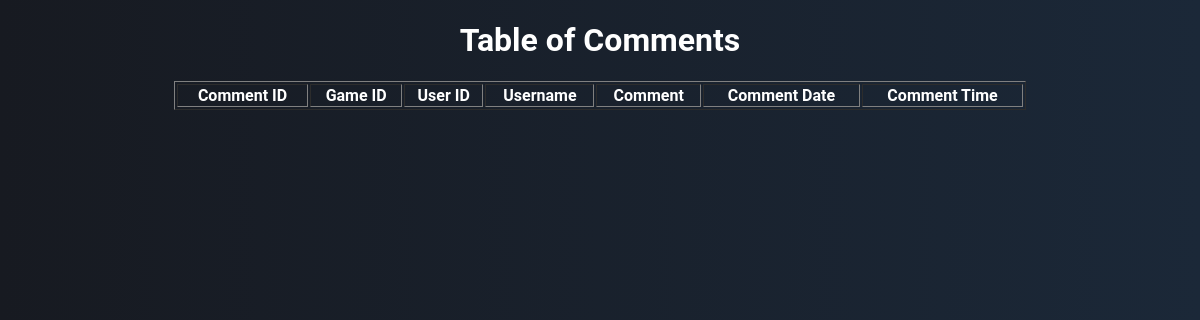
The app's page /admin/list-comments.php, older data.
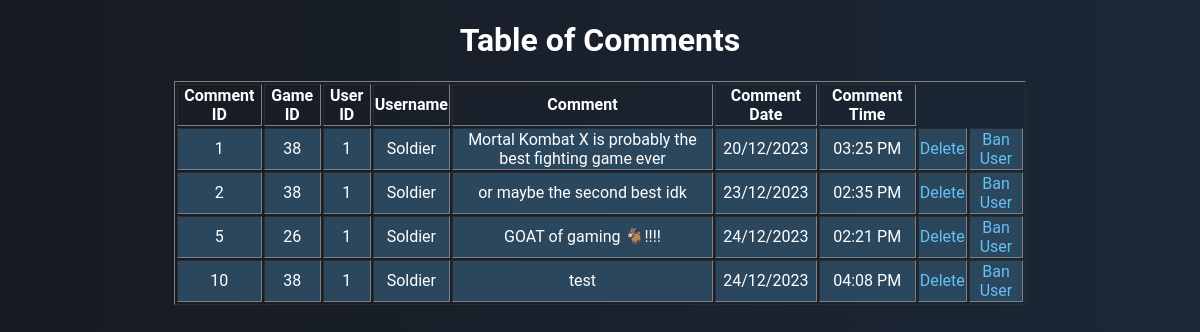
The same page, newer data.
### tables this page shows
CREATE TABLE `comments` (
  `id` int(11) NOT NULL,
  `g_id` int(11) NOT NULL,
  `u_id` int(11) NOT NULL,
  `comment` text NOT NULL,
  `date_time` datetime DEFAULT NULL
);

CREATE TABLE `user` (
  `id` int(11) NOT NULL,
  `username` varchar(50) NOT NULL,
  `email` varchar(50) NOT NULL,
  `password` varchar(50) NOT NULL,
  `date_of_birth` date NOT NULL,
  `fname` varchar(50) NOT NULL,
  `lname` varchar(50) NOT NULL,
  `role` int(11) NOT NULL,
  `pfp` mediumtext NOT NULL DEFAULT 'default_user_pfp.png'
);

### admin/list-comments.php (the view, shortened to what this page needs)
<!DOCTYPE html>
<html lang="en">
<head>
    <link rel="stylesheet" href="../style.css">
    <link rel="stylesheet" href="style.css">
</head>
<body>
    <div class="container">
        <h1>Table of Comments</h1>
        <table border="1" width="80%" align="center">
            <tr>
                <th>Comment ID</th>
                <th>Game ID</th>
                <th>User ID</th>
                <th>Username</th>
                <th>Comment</th>
                <th>Comment Date</th>
                <th>Comment Time</th>
            </tr>
            <?php
            require 'connection.php';
            $query = "SELECT Comments.*, user.username FROM `Comments` JOIN `user` ON Comments.u_id = user.id";
            $result = mysqli_query($con, $query);
            while ($row = mysqli_fetch_array($result)) {
                $date_time = $row['date_time'];
                $date = date("d/m/Y", strtotime($date_time));
                $time = date("h:i A", strtotime($date_time));
                echo '<tr align=center bgcolor="#2a475e">';
                echo "<td>{$row['id']}</td>";
                echo "<td>{$row['g_id']}</td>";
                echo "<td>{$row['u_id']}</td>";
                echo "<td>{$row['username']}</td>";
                echo "<td>{$row['comment']}</td>";
                echo "<td>{$date}</td>";
                echo "<td>{$time}</td>";
                echo "<td><a href='../deleteComment.php?commentID={$row['id']}' onclick='return confirm(\"Are you sure you want to delete this comment?\");'>Delete</a></td>";
                echo "<td><a href='ban-user.php?userID={$row['u_id']}' onclick='return confirm(\"Are you sure you want to ban this user?\");'>Ban User</a></td>";
                echo "</tr>";
            }
            ?>
    </div>
</body>
</html>

Row changes from the older to the newer data that the page shows:
added comments: id "1", g "38", u "1", u.username "Soldier", comment "Mortal Kombat X is probably the best fighting game ever", date_time "20/12/2023", date_time "03:25 PM"
added comments: id "2", g "38", u "1", u.username "Soldier", comment "or maybe the second best idk", date_time "23/12/2023", date_time "02:35 PM"
added comments: id "5", g "26", u "1", u.username "Soldier", comment "GOAT of gaming 🐐!!!!", date_time "24/12/2023", date_time "02:21 PM"
added comments: id "10", g "38", u "1", u.username "Soldier", comment "test", date_time "24/12/2023", date_time "04:08 PM"
